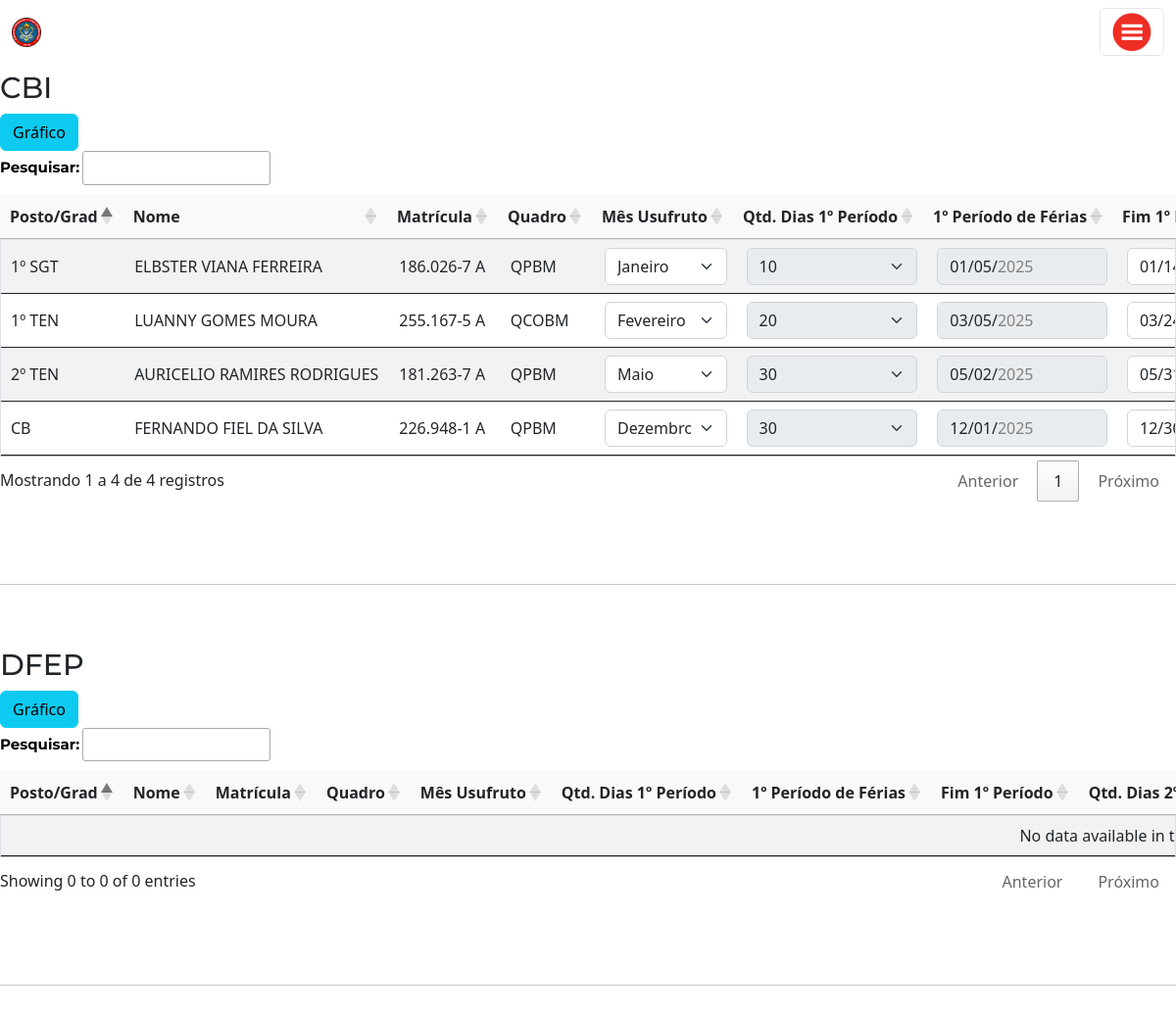
/ferias-chefe (signed in), run on the app's committed database.
### src/models.py (models this page shows)
class Obm(database.Model):
    __tablename__ = "obm"
    id = database.Column(database.Integer, primary_key=True)
    sigla = database.Column(database.String(50))
    militares_obms = database.relationship('MilitarObmFuncao', back_populates='obm', lazy=True)

class Militar(database.Model):
    __tablename__ = "militar"
    id = database.Column(database.Integer, primary_key=True)
    nome_completo = database.Column(database.String(100))
    nome_guerra = database.Column(database.String(50))
    cpf = database.Column(database.String(40))
    rg = database.Column(database.String(10))
    nome_pai = database.Column(database.String(100))
    nome_mae = database.Column(database.String(100))
    matricula = database.Column(database.String(50))
    pis_pasep = database.Column(database.String(50))
    num_titulo_eleitor = database.Column(database.String(9))
    digito_titulo_eleitor = database.Column(database.String(2))
    zona = database.Column(database.String(5))
    secao = database.Column(database.String(5))
    posto_grad_id = database.Column(database.Integer, database.ForeignKey('posto_grad.id'))
    quadro_id = database.Column(database.Integer, database.ForeignKey('quadro.id'))
    localidade_id = database.Column(database.Integer, database.ForeignKey('localidade.id'))
    antiguidade = database.Column(database.String(50))
    sexo = database.Column(database.String(40))
    raca = database.Column(database.String(40))
    data_nascimento = database.Column(database.Date)
    inclusao = database.Column(database.Date)
    completa_25_inclusao = database.Column(database.Date)
    completa_30_inclusao = database.Column(database.Date)
    punicao_id = database.Column(database.Integer, database.ForeignKey('punicao.id'))
    comportamento_id = database.Column(database.Integer, database.ForeignKey('comportamento.id'))
    efetivo_servico = database.Column(database.Date)
    completa_25_anos_sv = database.Column(database.Date)
    completa_30_anos_sv = database.Column(database.Date)
    anos = database.Column(database.Integer)
    meses = database.Column(database.Integer)
    dias = database.Column(database.Integer)
    total_dias = database.Column(database.Integer)
    idade_reserva_grad = database.Column(database.Integer)
    estado_civil = database.Column(database.Integer, database.ForeignKey('estado_civil.id'))
    especialidade_id = database.Column(database.Integer, database.ForeignKey('especialidade.id'))
    pronto = database.Column(database.String(5))
    situacao_id = database.Column(database.Integer, database.ForeignKey('situacao.id'))
    agregacoes_id = database.Column(database.Integer, database.ForeignKey('agregacoes.id'))
    destino_id = database.Column(database.Integer, database.ForeignKey('destino.id'))
    inicio_periodo = database.Column(database.Date)
    fim_periodo = database.Column(database.Date)
    ltip_afastamento_cargo_eletivo = database.Column(database.String(5))
    periodo_ltip = database.Column(database.String(50))
    total_ltip = database.Column(database.String(50))
    completa_25_anos_ltip = database.Column(database.String(50))
    completa_30_anos_ltip = database.Column(database.String(50))
    cursos = database.Column(database.String(50))
    grau_instrucao = database.Column(database.String(50))
    graduacao = database.Column(database.String(50))
    pos_graduacao = database.Column(database.String(50))
    mestrado = database.Column(database.String(50))
    doutorado = database.Column(database.String(50))
    cfsd = database.Column(database.String(50))
    cfc = database.Column(database.String(50))
    cfs = database.Column(database.String(50))
    cas = database.Column(database.String(50))
    choa = database.Column(database.String(50))
    cfo = database.Column(database.String(50))
    cbo = database.Column(database.String(50))
    cao = database.Column(database.String(50))
    csbm = database.Column(database.String(50))
    cursos_civis = database.Column(database.String(50))
    endereco = database.Column(database.String(100))
    complemento = database.Column(database.String(50))
    cidade = database.Column(database.String(50))
    estado = database.Column(database.String(50))
    cep = database.Column(database.String(50))
    celular = database.Column(database.String(50))
    email = database.Column(database.String(100))
    inclusao_bg = database.Column(database.String(50))
    soldado_tres = database.Column(database.String(50))
    soldado_dois = database.Column(database.String(50))
    soldado_um = database.Column(database.String(50))
    cabo = database.Column(database.String(50))
    terceiro_sgt = database.Column(database.String(50))
    segundo_sgt = database.Column(database.String(50))
    primeiro_sgt = database.Column(database.String(50))
    subtenente = database.Column(database.String(50))
    segundo_tenente = database.Column(database.String(50))
    primeiro_tenente = database.Column(database.String(50))
    cap = database.Column(database.String(50))
    maj = database.Column(database.String(50))
    tc = database.Column(database.String(50))
    cel = database.Column(database.String(50))
    alteracao_nome_guerra = database.Column(database.String(50))
    usuario_id = database.Column(database.Integer, database.ForeignKey('user.id'))
    data_criacao = database.Column(database.DateTime, default=datetime.utcnow)
    ip_address = database.Column(database.String(45))
    funcao_gratificada_id = database.Column(database.Integer, database.ForeignKey('funcao_gratificada.id'))
    publicacoes_bg = database.relationship('PublicacaoBg', backref='militar_pub', lazy=True)
    obm_funcoes = database.relationship('MilitarObmFuncao', back_populates='militar', lazy=True)
    posto_grad = database.relationship('PostoGrad', foreign_keys=[posto_grad_id])
    quadro = database.relationship('Quadro', foreign_keys=[quadro_id])

class PostoGrad(database.Model):
    __tablename__ = "posto_grad"
    id = database.Column(database.Integer, primary_key=True)
    sigla = database.Column(database.String(40))
    usuario = database.relationship(
        'Militar', backref='posto_grad_militar', lazy=True)

class Quadro(database.Model):
    __tablename__ = "quadro"
    id = database.Column(database.Integer, primary_key=True)
    quadro = database.Column(database.String(40))
    descricao = database.Column(database.String(50))
    usuario = database.relationship(
        'Militar', backref='quadro_militar', lazy=True)

class Paf(database.Model):
    __tablename__ = 'paf'
    id = database.Column(database.Integer, primary_key=True)
    militar_id = database.Column(database.Integer, database.ForeignKey('militar.id'),
                                 nullable=False)  # Relaciona com Militar
    mes_usufruto = database.Column(database.Integer, database.ForeignKey('meses.id'))
    qtd_dias_primeiro_periodo = database.Column(database.Integer)
    primeiro_periodo_ferias = database.Column(database.Date)
    fim_primeiro_periodo = database.Column(database.Date)
    qtd_dias_segundo_periodo = database.Column(database.Integer)
    segundo_periodo_ferias = database.Column(database.Date)
    fim_segundo_periodo = database.Column(database.Date)
    qtd_dias_terceiro_periodo = database.Column(database.Integer)
    terceiro_periodo_ferias = database.Column(database.Date)
    fim_terceiro_periodo = database.Column(database.Date)
    usuario_id = database.Column(database.Integer, database.ForeignKey('user.id'))
    militar = database.relationship('Militar', backref='ferias', lazy=True)
    mes_usufruto_rel = database.relationship('Meses', foreign_keys=[mes_usufruto], backref='ferias_usufruto',
                                             lazy=True)
    usuario = database.relationship('User', foreign_keys=[usuario_id])

### src/routes.py (the view)
@app.route('/ferias-chefe', methods=['GET'])
@login_required
@checar_ocupacao('DIRETOR', 'CHEFE', 'SUPER USER')
def exibir_ferias_chefe():
    obms_adicionais = [16, 17, 18, 19, 20, 21, 22, 23, 24, 25]
    if current_user.funcao_user_id in [1, 6]:
        militares_obm_1 = (
            database.session.query(Militar, Paf)
            .outerjoin(Paf, Paf.militar_id == Militar.id)
            .join(MilitarObmFuncao, Militar.id == MilitarObmFuncao.militar_id)
            .filter(
                (MilitarObmFuncao.obm_id == current_user.obm_id_1) |
                (MilitarObmFuncao.obm_id.in_(obms_adicionais) if current_user.obm_id_1 == 16 else False)
            )
            .all()
        )
        militares_obm_2 = (
            database.session.query(Militar, Paf)
            .outerjoin(Paf, Paf.militar_id == Militar.id)
            .join(MilitarObmFuncao, Militar.id == MilitarObmFuncao.militar_id)
            .filter(MilitarObmFuncao.obm_id == current_user.obm_id_2)
            .all()
        )
    else:
        militares_obm_1 = (
            database.session.query(Militar, Paf)
            .outerjoin(Paf, Paf.militar_id == Militar.id)
            .join(MilitarObmFuncao, Militar.id == MilitarObmFuncao.militar_id)
            .filter(
                (MilitarObmFuncao.obm_id == current_user.obm_id_1) |
                (MilitarObmFuncao.obm_id.in_(obms_adicionais) if current_user.obm_id_1 == 16 else False)
            )
            .all()
        )
        militares_obm_2 = (
            database.session.query(Militar, Paf)
            .outerjoin(Paf, Paf.militar_id == Militar.id)
            .join(MilitarObmFuncao, Militar.id == MilitarObmFuncao.militar_id)
            .filter(MilitarObmFuncao.obm_id == current_user.obm_id_2)
            .all()
        )
    def validar_militares(militares):
        validos = []
        for militar, paf in militares:
            try:
                if paf:
                    for inicio, fim, qtd_dias in [
                        (paf.primeiro_periodo_ferias, paf.fim_primeiro_periodo, paf.qtd_dias_primeiro_periodo),
                        (paf.segundo_periodo_ferias, paf.fim_segundo_periodo, paf.qtd_dias_segundo_periodo),
                        (paf.terceiro_periodo_ferias, paf.fim_terceiro_periodo, paf.qtd_dias_terceiro_periodo),
                    ]:
                        if inicio and qtd_dias:
                            validate_vacation_period(inicio, qtd_dias)
                validos.append((militar, paf))
            except ValueError as e:
                print(f"Período inválido para o militar {militar.nome_completo}: {e}")
        return validos
    militares_obm_1 = validar_militares(militares_obm_1)
    militares_obm_2 = validar_militares(militares_obm_2)
    meses = Meses.query.all()
    return render_template(
        'ferias_chefe2.html',
        militares_obm_1=militares_obm_1,
        militares_obm_2=militares_obm_2,
        meses=meses
    )

### src/controller/control.py (called while the page is built)
def checar_ocupacao(*ocupacoes_permitidas):
    def decorator(f):
        @wraps(f)
        def decorated_function(*args, **kwargs):
            if not current_user.user_funcao or current_user.user_funcao.ocupacao not in ocupacoes_permitidas:
                flash('Acesso negado', 'alert-danger')
                return redirect(url_for('militares'))
            return f(*args, **kwargs)
        return decorated_function
    return decorator

### src/models.py (called while the page is built)
@login_manager.user_loader
def load_usuario(id_usuario):
    return User.query.get(int(id_usuario))

### src/routes.py (called while the page is built)
def validate_vacation_period(start_date, days):
    next_year = date.today().year + 1
    end_date = start_date + timedelta(days=days - 1)
    if end_date > date(next_year, 12, 31):
        raise ValueError("As férias não podem ultrapassar 31 de dezembro.")

### src/templates/ferias_chefe2.html (shortened to what this page needs)
{% extends 'base.html' %}
{% block head %}
<link rel="stylesheet" href="https://cdn.datatables.net/1.11.5/css/jquery.dataTables.min.css">
{% endblock %}
{% block body %}
<section class="py-3 py-md-5 mt-2">
    <div class="mt-3">
        {% for obm, militares in [(current_user.obm1, militares_obm_1), (current_user.obm2, militares_obm_2)] if obm %}
        <h3>{{ obm.sigla }}</h3>
        <button type="button" class="btn btn-info abrir-modal" data-obm-id="{{ obm.id }}">Gráfico</button>
        <table id="militaresTable_{{ obm.id }}" class="table table-striped">
            <thead>
            <tr>
                <th>Posto/Grad</th>
                <th>Nome</th>
                <th>Matrícula</th>
                <th>Quadro</th>
                <th>Mês Usufruto</th>
                <th>Qtd. Dias 1º Período</th>
                <th>1º Período de Férias</th>
                <th>Fim 1º Período</th>
                <th>Qtd. Dias 2º Período</th>
            </tr>
            </thead>
            <tbody>
            {% for militar, paf in militares %}
            <tr>
                <td>{{ militar.posto_grad.sigla }}</td>
                <td>{{ militar.nome_completo }}</td>
                <td>{{ militar.matricula }}</td>
                <td>{{ militar.quadro.quadro }}</td>
                <td>
                    <select name="mes_usufruto_{{ militar.id }}" class="form-select" >
                        {% for mes in ['Janeiro', 'Fevereiro', 'Março', 'Abril', 'Maio', 'Junho', 'Julho', 'Agosto',
                        'Setembro', 'Outubro', 'Novembro', 'Dezembro'] %}
                        <option value="{{ mes }}" {% if paf and paf.mes_usufruto== mes %}selected{% endif %}>{{ mes }}
                        </option>
                        {% endfor %}
                    </select>
                </td>
                <td>
                    <select name="qtd_dias_1_{{ militar.id }}" class="form-select qtd-dias" data-period="1"
                            data-militar-id="{{ militar.id }}" {% if paf %}disabled{% endif %}>
                        {% for dias in [10, 15, 20, 30] %}
                        <option value="{{ dias }}" {% if paf and paf.qtd_dias_primeiro_periodo== dias %}selected{% endif
                                %}>{{ dias }}
                        </option>
                        {% endfor %}
                    </select>
                </td>
                <td><input type="date" name="inicio_1_{{ militar.id }}" class="form-control"
                           value="{{ paf.primeiro_periodo_ferias if paf }}" min="2025-01-01" max="2025-12-31" {% if paf
                           %}disabled{% endif %}></td>
                <td><input type="date" name="fim_1_{{ militar.id }}" class="form-control"
                           value="{{ paf.fim_primeiro_periodo if paf }}" readonly></td>
            </tr>
            {% endfor %}
            </tbody>
        </table>
        <br>
        <br>
        <hr>
        <br>
        <br>
        {% endfor %}
    </div>
</section>
{% endblock %}

### src/static/main.css (style rules this page uses)
html, css { padding: 0; margin: 0; }
* { transition: .4s ease-in-out; }
body { padding-right: 0px !important; }
h3 { font-family: 'Montserrat', sans-serif; font-size: 30px; font-weight: 500; }
table { width: 100%; }
table th, table td { white-space: nowrap; padding: 10px; }
table th { text-align: left; }

### src/templates/ferias_chefe2.html (style rules this page uses)
table.dataTable { width: 100%; border-collapse: collapse; }
table.dataTable thead { background-color: #f8f9fa; position: sticky; top: 0; }

### data on the page
Obm: sigla "CBI"
Militar: posto_grad.sigla "2º TEN", nome_completo "AURICELIO RAMIRES RODRIGUES", matricula "181.263-7 A", quadro.quadro "QPBM", id "Maio", id "30", primeiro_periodo_ferias "05/02/2025", fim_primeiro_periodo "05/31/2025"
Militar: posto_grad.sigla "1º SGT", nome_completo "ELBSTER VIANA FERREIRA", matricula "186.026-7 A", quadro.quadro "QPBM", id "Janeiro", id "10", primeiro_periodo_ferias "01/05/2025", fim_primeiro_periodo "01/14/2025"
Militar: posto_grad.sigla "CB", nome_completo "FERNANDO FIEL DA SILVA", matricula "226.948-1 A", quadro.quadro "QPBM", id "Dezembro", id "30", primeiro_periodo_ferias "12/01/2025", fim_primeiro_periodo "12/30/2025"
Militar: posto_grad.sigla "1º TEN", nome_completo "LUANNY GOMES MOURA", matricula "255.167-5 A", quadro.quadro "QCOBM", id "Fevereiro", id "20", primeiro_periodo_ferias "03/05/2025", fim_primeiro_periodo "03/24/2025"
Obm: sigla "DFEP"
